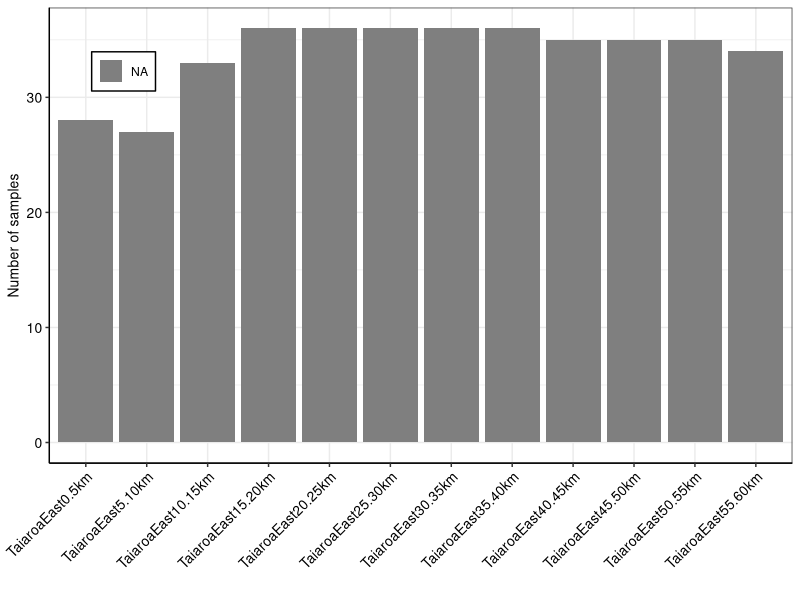

Recreate this plot in R. (Note: this script raises an error after producing the figure.)
## 
## EDA
##
## -------------------------------------------------------------------------- ##
## -------------------------------------------------------------------------- ##

## This script runs Exploratory Data Analysis (EDA), mostly summaries and 
## descriptive stats.

## -------------------------------------------------------------------------- ##
## -------------------------------------------------------------------------- ##

## Libraries ####
library(dplyr)
library(tidyr)
library(forcats)
library(ggplot2)
library(patchwork)

# library(cowplot)
# library(RColorBrewer)
# library(colorspace)

## Read data ####
data <- 
  read.csv("./data-processed/all_data_long.csv")[, -1] %>% 
  dplyr::filter(! year == "2012")

## Format some columns
data$taiaroa_east <- 
  factor(data$taiaroa_east,
         levels = c("TaiaroaEast0.5km", "TaiaroaEast5.10km",
                    "TaiaroaEast10.15km", "TaiaroaEast15.20km",
                    "TaiaroaEast20.25km", "TaiaroaEast25.30km",
                    "TaiaroaEast30.35km", "TaiaroaEast35.40km",
                    "TaiaroaEast40.45km", "TaiaroaEast45.50km",
                    "TaiaroaEast50.55km", "TaiaroaEast55.60km"))

data$direction <- 
  factor(data$direction,
         levels = c("eastward", "westward"))

data$season <- 
  factor(data$season,
         levels = c("summer", "autumn", "winter", "spring"))

data$count <- as.numeric(data$count)

## EDA ####

#------------------------------------------------------------------------------#
## Colour palettes (colour-blind friendly) ------------------------------------#
#------------------------------------------------------------------------------#

## two_colour_palette_discrete
# palette.colors(palette = "Set2")[2:3]

## four_colour_palette_discrete 
# palette.colors(palette = "Tableau 10")[1:4]

## Summarise number of samples, by direction /5 km transect --------####
#------------------------------------------------------------------------------#
n_sample_taiaroa_east <-
  data %>% 
  dplyr::group_by(taiaroa_east, direction) %>% 
  dplyr::summarise(n = n_distinct(date))

## Plot 
gg_n_sample_taiaroa_east <-
  ggplot(data = n_sample_taiaroa_east) +
  geom_bar(aes(x = taiaroa_east, y = n, fill = direction),
           stat = "identity", position = "dodge") +
  scale_fill_manual(values = c("#FC8D62", "#8DA0CB"), name = NULL) +
  xlab("") + ylab("Number of samples") +
  theme_bw() +
  theme(axis.text.x = element_text(angle = 45, hjust = 1),
        axis.text = element_text(size = 10, colour = "black"),
        axis.title.y = element_text(size = 10, colour = "black"),
        axis.line = element_line(colour = "black"),
        legend.position = c(0.1, 0.86),
        legend.background = element_rect(colour = "black"))

ggsave(gg_n_sample_taiaroa_east,
       filename = "./results/EDA_n_sample_taiaroa_east.pdf",
       height = 12, width = 18, units = "cm")

rm("n_sample_taiaroa_east", "gg_n_sample_taiaroa_east")

## Summarise number of species, by direction /5 km transect --------####
#------------------------------------------------------------------------------#
n_spp_taiaroa_east <-
  data %>% 
  dplyr::group_by(id, taiaroa_east, direction) %>% 
  dplyr::summarise(n = n_distinct(species))

## Plot 
gg_n_spp_taiaroa_east <-
  ggplot(data = n_spp_taiaroa_east, aes(x = taiaroa_east, y = n, fill = direction)) +
  geom_boxplot(width = 0.5) +
  scale_fill_manual(values = c("#FC8D62", "#8DA0CB"), name = NULL) +
  xlab("") + ylab("Number of species") +
  theme_bw() +
  theme(axis.text.x = element_text(angle = 45, hjust = 1),
        axis.text = element_text(size = 10, colour = "black"),
        axis.title.y = element_text(size = 10, colour = "black"),
        axis.line = element_line(colour = "black"),
        legend.position = c(0.15, 0.88),
        legend.direction =  "horizontal",
        legend.background = element_rect(colour = "black"))

ggsave(gg_n_spp_taiaroa_east,
       filename = "./results/EDA_n_spp_taiaroa_east.pdf",
       height = 12, width = 18, units = "cm")

rm("n_spp_taiaroa_east", "gg_n_spp_taiaroa_east")

## Summarise number of species and total number of birds, by season (overall) -####
#------------------------------------------------------------------------------#

## Species richness
n_spp_taiaroa_east_season <-
  data %>% 
  dplyr::group_by(id, taiaroa_east, season) %>% 
  dplyr::summarise(n = n_distinct(species))

overall_mean_n_spp_taiaroa_east <- floor(mean(n_spp_taiaroa_east_season$n))

## Total number of birds
n_birds_taiaroa_east_season <-
  data %>% 
  dplyr::group_by(id, taiaroa_east, season) %>% 
  dplyr::summarise(n = sum(count)) %>% 
  dplyr::mutate(log10_n = log10(n))

overall_log10mean_n_birds_taiaroa_east <- round(mean(n_birds_taiaroa_east_season$log10_n), 
                                                digits = 2)

## Plot 1: species richness
gg_n_spp_season <-
  ggplot(data = n_spp_taiaroa_east_season, 
         aes(x = season, y = n, fill = season)) +
  geom_boxplot(width = 0.5) +
  scale_fill_manual(values = c("#4E79A7", "#F28E2B", "#E15759", "#76B7B2"), 
                    name = NULL) +
  geom_hline(yintercept = overall_mean_n_spp_taiaroa_east,
             linetype = "longdash", colour = "grey50") +
  xlab("") + ylab("Number of species") +
  theme_bw() +
  theme(axis.text.x = element_blank(),
        axis.text = element_text(size = 10, colour = "black"),
        axis.title = element_text(size = 10, colour = "black"),
        axis.line = element_line(colour = "black"),
        legend.position = "none")

## Plot 2: number of birds
gg_n_birds_season <-
  ggplot(data = n_birds_taiaroa_east_season, 
         aes(x = season, y = log10_n, fill = season)) +
  geom_boxplot(width = 0.5) +
  scale_fill_manual(values = c("#4E79A7", "#F28E2B", "#E15759", "#76B7B2"), 
                    name = NULL) +
  geom_hline(yintercept = overall_log10mean_n_birds_taiaroa_east,
             linetype = "longdash", colour = "grey50") +
  xlab("") + ylab("Total number of birds (log10)") +
  theme_bw() +
  theme(axis.text.x = element_blank(),
        axis.text = element_text(size = 10, colour = "black"),
        axis.title = element_text(size = 10, colour = "black"),
        axis.line = element_line(colour = "black"),
        legend.position = "top")

gg_spprichness_nbirds_season <- gg_n_spp_season / gg_n_birds_season

ggsave(gg_spprichness_nbirds_season,
       filename = "./results/EDA_spp-richness_n-birds_season.pdf",
       height = 10, width = 10, units = "cm")

rm("gg_n_spp_season", "gg_n_birds_season", "gg_spprichness_nbirds_season")

## Summarise number of species and total number of birds, /5 km transect----####
#------------------------------------------------------------------------------#

## Note: using the same summarised objects from above

## Plot 1: species richness
gg_n_spp_taiaroa_east_season <-
  ggplot(data = n_spp_taiaroa_east_season, 
         aes(x = taiaroa_east, y = n, fill = season)) +
  geom_boxplot(width = 0.5) +
  scale_fill_manual(values = c("#4E79A7", "#F28E2B", "#E15759", "#76B7B2"), 
                    name = NULL) +
  geom_hline(yintercept = overall_mean_n_spp_taiaroa_east,
             linetype = "longdash", colour = "grey50") +
  xlab("") + ylab("Number of species") +
  theme_bw() +
  theme(axis.text.x = element_blank(),
        axis.text = element_text(size = 10, colour = "black"),
        axis.title.y = element_text(size = 10, colour = "black"),
        axis.line = element_line(colour = "black"),
        legend.position = "top",
        legend.background = element_rect(colour = "black"))

## Plot 2: total number of birds
gg_n_birds_taiaroa_east_season <-
  ggplot(data = n_birds_taiaroa_east_season, 
         aes(x = taiaroa_east, y = log10_n, fill = season)) +
  geom_boxplot(width = 0.5) +
  scale_fill_manual(values = c("#4E79A7", "#F28E2B", "#E15759", "#76B7B2"), 
                    name = NULL) +
  geom_hline(yintercept = overall_log10mean_n_birds_taiaroa_east,
             linetype = "longdash", colour = "grey50") +
  xlab("") + ylab("Total number of birds (log10)") +
  theme_bw() +
  theme(axis.text.x = element_text(angle = 45, hjust = 1),
        axis.text = element_text(size = 10, colour = "black"),
        axis.title.y = element_text(size = 10, colour = "black"),
        axis.line = element_line(colour = "black"),
        legend.position = "none",
        legend.background = element_rect(colour = "black"))

gg_spprichness_nbirds_taiaroa_east <- 
  gg_n_spp_taiaroa_east_season / gg_n_birds_taiaroa_east_season

ggsave(gg_spprichness_nbirds_taiaroa_east,
       filename = "./results/EDA_spp-richness_n-birds_taiaroa-east.pdf",
       height = 15, width = 16, units = "cm")

rm("gg_n_spp_taiaroa_east_season", "gg_n_birds_taiaroa_east_season", "gg_spprichness_nbirds_taiaroa_east",
   "n_spp_taiaroa_east_season", "overall_mean_n_spp_taiaroa_east",
   "n_birds_taiaroa_east_season", "overall_log10mean_n_birds_taiaroa_east")

## Frequency of occurrence and numeric frequency, by season ----------------####
#------------------------------------------------------------------------------#

# First, transform data into wide format
data_wide <- 
  data %>% 
  tidyr::pivot_wider(names_from = species,
                     values_from = count,
                     values_fill = 0)

# Get spp and sp-only column names
spp_cols <- colnames(data_wide[,c(17:74)]) ## All seabirds
sp_only_cols <- spp_cols[! grepl(pattern = "unknown", x = spp_cols)] ## Only species-level

# Calculate total number of birds per sample (total_birds)
data_wide <- 
  data_wide %>% 
  dplyr::mutate(total_birds = rowSums(across(all_of(spp_cols)))) %>% 
  dplyr::select(id, season, all_of(sp_only_cols), total_birds) %>% 
  dplyr::group_by(id, season) %>% 
  dplyr::summarise(across(everything(), list(sum)))

colnames(data_wide) <- c("id", "season", sp_only_cols, "total_birds")

# Specify functions to calculate frequency of occurrence (freq_occ) and numeric frequency (freq_num)
funs <- list(freq_occ = ~ sum(.x >= 1)/n() *100,
             freq_num = ~ sum(.x)/sum(dplyr::pick(total_birds)) *100)

data_species_fo_nf <-
  data_wide %>% 
  dplyr::group_by(season) %>%
  dplyr::summarise(across(all_of(sp_only_cols), .fns = funs)) %>%
  tidyr::pivot_longer(cols = !season, 
                      names_to = "species_freq",
                      values_to = "value") %>%
  dplyr::mutate(value = round(value, digits = 2)) %>% 
  # split name into variables
  tidyr::separate(species_freq, 
                  into = c("species", "freq"),
                  sep = -8) %>% 
  # remove an extra underline
  dplyr::mutate(species = stringr::str_sub(species, end = -2))

rm("funs")

#### FO/NF plots

## Frequency of occurrence
plot_freq_occ <-
  data_species_fo_nf %>% 
  dplyr::filter(freq == "freq_occ") %>% 
  ggplot(., aes(x = forcats::fct_reorder(as.factor(species), value), 
                y = value, 
                fill = season)) + 
  geom_col() +
  scale_fill_manual(values = c("#4E79A7", "#F28E2B", "#E15759", "#76B7B2"), 
                    name = NULL) +
  facet_grid(~ season) +
  ylab("Frequency of occurrence (%)") + xlab ("") +
  coord_flip() +
  theme_bw() + 
  theme(legend.position = "none",
        axis.text = element_text(size = 7, colour = "black"),
        axis.text.y = element_text(size = 6, colour = "black"),
        axis.title.x = element_text(size = 8),
        strip.text = element_text(size = 8))

## Relative abundance (numeric frequency)
plot_freq_num <-
  data_species_fo_nf %>% 
  dplyr::filter(freq == "freq_num") %>% 
  ggplot(., aes(x = forcats::fct_reorder(as.factor(species), value), 
                y = value, 
                fill = season)) + 
  geom_col() +
  scale_fill_manual(values = c("#4E79A7", "#F28E2B", "#E15759", "#76B7B2")) +
  facet_grid(~ season) +
  ylab("Relative abundance (%)") + xlab ("") +
  coord_flip() +
  theme_bw() + 
  theme(legend.position = "none",
        axis.text = element_text(size = 7, colour = "black"),
        axis.text.y = element_text(size = 6, colour = "black"),
        axis.title.x = element_text(size = 8),
        strip.text = element_text(size = 8))

## Patchwork these plots and save it
freqs_occ_num <-
  plot_freq_occ / plot_freq_num

ggsave(freqs_occ_num,
       filename = "./results/EDA_sp_frqs-occ-num.pdf",
       width = 16, height = 25, units = "cm", dpi = 300)

rm("plot_freq_occ", "plot_freq_num", "freqs_occ_num")

## Summarise % of each water mass /5 km transect -------------------####
#------------------------------------------------------------------------------#
wm_data <- read.csv("./data-processed/ts_data_summarised_watermasses.csv")

pct_watermass_taiaroa_east_season <-
  wm_data %>% 
  dplyr::group_by(taiaroa_east, season, water_mass) %>%
  dplyr::summarise(n = n())

pct_watermass_taiaroa_east_season$taiaroa_east <- 
  factor(pct_watermass_taiaroa_east_season$taiaroa_east,
         levels = c("TaiaroaEast0.5km", "TaiaroaEast5.10km",
                    "TaiaroaEast10.15km", "TaiaroaEast15.20km",
                    "TaiaroaEast20.25km", "TaiaroaEast25.30km",
                    "TaiaroaEast30.35km", "TaiaroaEast35.40km",
                    "TaiaroaEast40.45km", "TaiaroaEast45.50km",
                    "TaiaroaEast50.55km", "TaiaroaEast55.60km"))

pct_watermass_taiaroa_east_season$season <- 
  factor(pct_watermass_taiaroa_east_season$season,
         levels = c("summer", "autumn", "winter", "spring"))

gg_pct_watermass_taiaroa_east_season <-
  ggplot(data = na.omit(pct_watermass_taiaroa_east_season),
         aes(x = taiaroa_east, y = n, fill = water_mass)) + 
  geom_bar(position = "fill", stat = "identity") + 
  scale_fill_brewer(palette = "Accent", name = NULL) + 
  facet_wrap(~ season, nrow = 4) + 
  xlab("") + ylab("% water mass") +
  theme_bw() + 
  theme(axis.text.x = element_text(angle = 45, hjust = 1),
        axis.text = element_text(size = 10, colour = "black"),
        axis.title.y = element_text(size = 10, colour = "black"),
        axis.line = element_line(colour = "black"),
        strip.text = element_text(size = 10, colour = "black"),
        legend.position = "top")

ggsave(gg_pct_watermass_taiaroa_east_season,
       filename = "./results/EDA_pct_watermass_taiaroa_east_season.pdf",
       height = 15, width = 15, units = "cm")

rm("pct_watermass_taiaroa_east_season", "gg_pct_watermass_taiaroa_east_season")

## Summarise % of windstress class, by season ------------------------------####
#------------------------------------------------------------------------------#

pct_windstress_season <-
  data %>% 
  dplyr::distinct(id, season, windstress_class) %>% 
  dplyr::group_by(season, windstress_class) %>%
  dplyr::summarise(n = n()) %>% 
  na.omit()

pct_windstress_season$season <- 
  factor(pct_windstress_season$season,
         levels = c("summer", "autumn", "winter", "spring"))

pct_windstress_season$windstress_class <- 
  factor(pct_windstress_season$windstress_class,
         levels = c("strong_upfront", "weak_upfront", "weak_downfront", "strong_downfront"))

## Check colour palette
# RColorBrewer::display.brewer.pal(12, "Paired")
# RColorBrewer::brewer.pal(12, "Paired")

gg_pct_windstress_season <-
  ggplot(data = pct_windstress_season,
         aes(x = season, y = n, fill = windstress_class)) + 
  geom_bar(position = "fill", stat = "identity") + 
  scale_fill_manual(values = c("#FF7F00", "#FDBF6F", "#CAB2D6", "#6A3D9A"), name = NULL) +
  xlab("") + ylab("% windstress class") +
  theme_bw() + 
  theme(axis.text.x = element_text(angle = 45, hjust = 1),
        axis.text = element_text(size = 10, colour = "black"),
        axis.title.y = element_text(size = 10, colour = "black"),
        axis.line = element_line(colour = "black"),
        strip.text = element_text(size = 10, colour = "black"),
        legend.position = "right")

ggsave(gg_pct_windstress_season,
       filename = "./results/EDA_pct_windstress_season.pdf",
       height = 8, width = 11, units = "cm")

